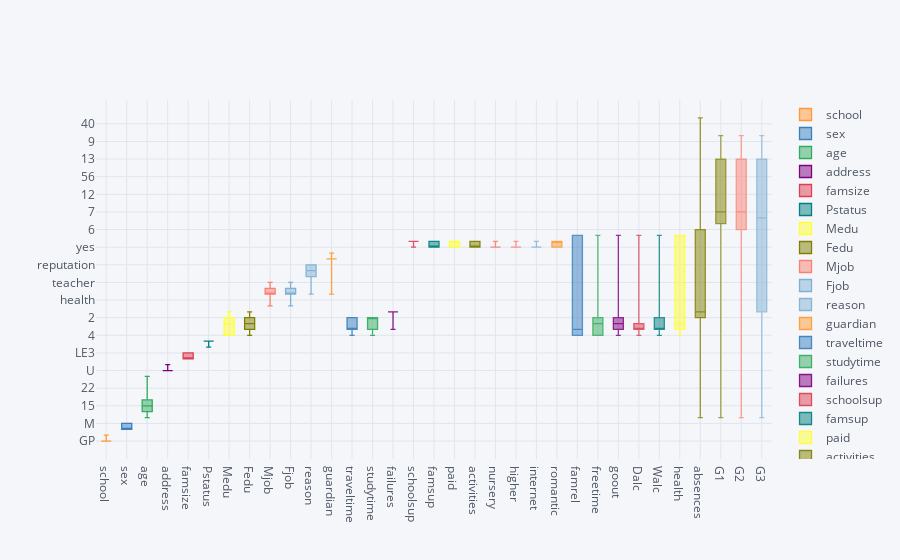

The notebook cell saved with this chart:
### Code cell
df.iplot(kind='box')

### Figure 1 — Plotly figure (JSON) as saved in the notebook; plotly's stock layout.template omitted (floating-point values rounded to 4 significant figures; data arrays with more than 128 entries replaced by an {"elided": "..."} marker saying what was removed)
{"data": [{"boxpoints": false, "line": {"width": 1.3}, "marker": {"color": "rgba(255, 153, 51, 1.0)"}, "name": "school", "orientation": "v", "type": "box", "y": {"elided": "395 str values"}}, {"boxpoints": false, "line": {"width": 1.3}, "marker": {"color": "rgba(55, 128, 191, 1.0)"}, "name": "sex", "orientation": "v", "type": "box", "y": {"elided": "395 str values"}}, {"boxpoints": false, "line": {"width": 1.3}, "marker": {"color": "rgba(50, 171, 96, 1.0)"}, "name": "age", "orientation": "v", "type": "box", "y": {"elided": "395 int values"}}, {"boxpoints": false, "line": {"width": 1.3}, "marker": {"color": "rgba(128, 0, 128, 1.0)"}, "name": "address", "orientation": "v", "type": "box", "y": {"elided": "395 str values"}}, {"boxpoints": false, "line": {"width": 1.3}, "marker": {"color": "rgba(219, 64, 82, 1.0)"}, "name": "famsize", "orientation": "v", "type": "box", "y": {"elided": "395 str values"}}, {"boxpoints": false, "line": {"width": 1.3}, "marker": {"color": "rgba(0, 128, 128, 1.0)"}, "name": "Pstatus", "orientation": "v", "type": "box", "y": {"elided": "395 str values"}}, {"boxpoints": false, "line": {"width": 1.3}, "marker": {"color": "rgba(255, 255, 51, 1.0)"}, "name": "Medu", "orientation": "v", "type": "box", "y": {"elided": "395 int values"}}, {"boxpoints": false, "line": {"width": 1.3}, "marker": {"color": "rgba(128, 128, 0, 1.0)"}, "name": "Fedu", "orientation": "v", "type": "box", "y": {"elided": "395 int values"}}, {"boxpoints": false, "line": {"width": 1.3}, "marker": {"color": "rgba(251, 128, 114, 1.0)"}, "name": "Mjob", "orientation": "v", "type": "box", "y": {"elided": "395 str values"}}, {"boxpoints": false, "line": {"width": 1.3}, "marker": {"color": "rgba(128, 177, 211, 1.0)"}, "name": "Fjob", "orientation": "v", "type": "box", "y": {"elided": "395 str values"}}, {"boxpoints": false, "line": {"width": 1.3}, "marker": {"color": "rgba(128, 177, 211, 0.8999999999999999)"}, "name": "reason", "orientation": "v", "type": "box", "y": {"elided": "395 str values"}}, {"boxpoints": false, "line": {"width": 1.3}, "marker": {"color": "rgba(255, 153, 51, 0.8999999999999999)"}, "name": "guardian", "orientation": "v", "type": "box", "y": {"elided": "395 str values"}}, {"boxpoints": false, "line": {"width": 1.3}, "marker": {"color": "rgba(55, 128, 191, 0.8999999999999999)"}, "name": "traveltime", "orientation": "v", "type": "box", "y": {"elided": "395 int values"}}, {"boxpoints": false, "line": {"width": 1.3}, "marker": {"color": "rgba(50, 171, 96, 0.8999999999999999)"}, "name": "studytime", "orientation": "v", "type": "box", "y": {"elided": "395 int values"}}, {"boxpoints": false, "line": {"width": 1.3}, "marker": {"color": "rgba(128, 0, 128, 0.8999999999999999)"}, "name": "failures", "orientation": "v", "type": "box", "y": {"elided": "395 int values"}}, {"boxpoints": false, "line": {"width": 1.3}, "marker": {"color": "rgba(219, 64, 82, 0.8999999999999999)"}, "name": "schoolsup", "orientation": "v", "type": "box", "y": {"elided": "395 str values"}}, {"boxpoints": false, "line": {"width": 1.3}, "marker": {"color": "rgba(0, 128, 128, 0.8999999999999999)"}, "name": "famsup", "orientation": "v", "type": "box", "y": {"elided": "395 str values"}}, {"boxpoints": false, "line": {"width": 1.3}, "marker": {"color": "rgba(255, 255, 51, 0.8999999999999999)"}, "name": "paid", "orientation": "v", "type": "box", "y": {"elided": "395 str values"}}, {"boxpoints": false, "line": {"width": 1.3}, "marker": {"color": "rgba(128, 128, 0, 0.8999999999999999)"}, "name": "activities", "orientation": "v", "type": "box", "y": {"elided": "395 str values"}}, {"boxpoints": false, "line": {"width": 1.3}, "marker": {"color": "rgba(251, 128, 114, 0.8999999999999999)"}, "name": "nursery", "orientation": "v", "type": "box", "y": {"elided": "395 str values"}}, {"boxpoints": false, "line": {"width": 1.3}, "marker": {"color": "rgba(251, 128, 114, 0.7999999999999998)"}, "name": "higher", "orientation": "v", "type": "box", "y": {"elided": "395 str values"}}, {"boxpoints": false, "line": {"width": 1.3}, "marker": {"color": "rgba(128, 177, 211, 0.7999999999999998)"}, "name": "internet", "orientation": "v", "type": "box", "y": {"elided": "395 str values"}}, {"boxpoints": false, "line": {"width": 1.3}, "marker": {"color": "rgba(255, 153, 51, 0.7999999999999998)"}, "name": "romantic", "orientation": "v", "type": "box", "y": {"elided": "395 str values"}}, {"boxpoints": false, "line": {"width": 1.3}, "marker": {"color": "rgba(55, 128, 191, 0.7999999999999998)"}, "name": "famrel", "orientation": "v", "type": "box", "y": {"elided": "395 int values"}}, {"boxpoints": false, "line": {"width": 1.3}, "marker": {"color": "rgba(50, 171, 96, 0.7999999999999998)"}, "name": "freetime", "orientation": "v", "type": "box", "y": {"elided": "395 int values"}}, {"boxpoints": false, "line": {"width": 1.3}, "marker": {"color": "rgba(128, 0, 128, 0.7999999999999998)"}, "name": "goout", "orientation": "v", "type": "box", "y": {"elided": "395 int values"}}, {"boxpoints": false, "line": {"width": 1.3}, "marker": {"color": "rgba(219, 64, 82, 0.7999999999999998)"}, "name": "Dalc", "orientation": "v", "type": "box", "y": {"elided": "395 int values"}}, {"boxpoints": false, "line": {"width": 1.3}, "marker": {"color": "rgba(0, 128, 128, 0.7999999999999998)"}, "name": "Walc", "orientation": "v", "type": "box", "y": {"elided": "395 int values"}}, {"boxpoints": false, "line": {"width": 1.3}, "marker": {"color": "rgba(255, 255, 51, 0.7999999999999998)"}, "name": "health", "orientation": "v", "type": "box", "y": {"elided": "395 int values"}}, {"boxpoints": false, "line": {"width": 1.3}, "marker": {"color": "rgba(128, 128, 0, 0.7999999999999998)"}, "name": "absences", "orientation": "v", "type": "box", "y": {"elided": "395 int values"}}, {"boxpoints": false, "line": {"width": 1.3}, "marker": {"color": "rgba(128, 128, 0, 0.7)"}, "name": "G1", "orientation": "v", "type": "box", "y": {"elided": "395 int values"}}, {"boxpoints": false, "line": {"width": 1.3}, "marker": {"color": "rgba(251, 128, 114, 0.7)"}, "name": "G2", "orientation": "v", "type": "box", "y": {"elided": "395 int values"}}, {"boxpoints": false, "line": {"width": 1.3}, "marker": {"color": "rgba(128, 177, 211, 0.7)"}, "name": "G3", "orientation": "v", "type": "box", "y": {"elided": "395 int values"}}], "layout": {"autosize": true, "legend": {"bgcolor": "#F5F6F9", "font": {"color": "#4D5663"}}, "paper_bgcolor": "#F5F6F9", "plot_bgcolor": "#F5F6F9", "title": {"font": {"color": "#4D5663"}}, "xaxis": {"autorange": true, "gridcolor": "#E1E5ED", "range": [-0.5, 32.5], "showgrid": true, "tickfont": {"color": "#4D5663"}, "title": {"font": {"color": "#4D5663"}, "text": ""}, "type": "category", "zerolinecolor": "#E1E5ED"}, "yaxis": {"autorange": true, "gridcolor": "#E1E5ED", "range": [-3.056, 58.06], "showgrid": true, "tickfont": {"color": "#4D5663"}, "title": {"font": {"color": "#4D5663"}, "text": ""}, "type": "category", "zerolinecolor": "#E1E5ED"}}}
